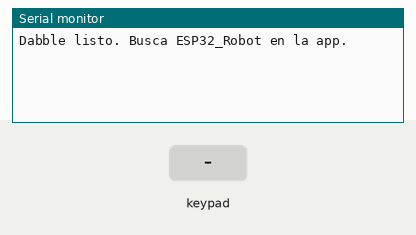
Simulated run of this sketch. Board: ESP32. On the bench: the last lines printed to the serial monitor. The inputs (shaded band) are chosen by the test bench.

Above: at 1.2 s.
1.3 s: key 'U' pressed
At 2.5 s:
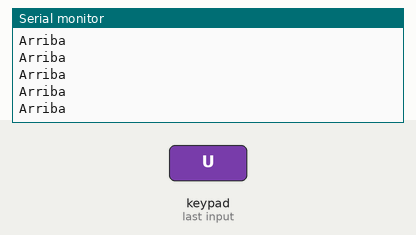
2.8 s: key 'D' pressed
At 4.0 s:
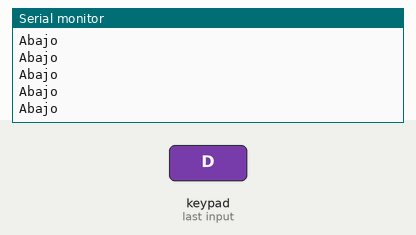
4.3 s: key 'L' pressed
At 5.3 s:
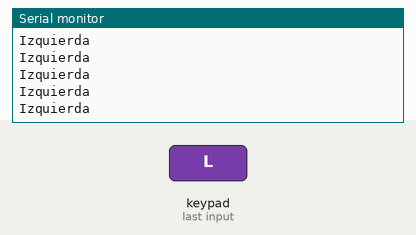
5.8 s: key 'R' pressed
At 7.6 s:
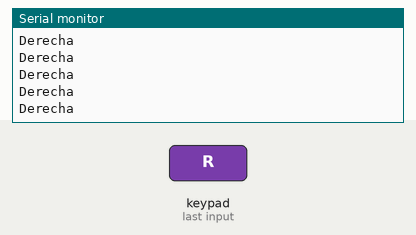

The sketch:

dabble.ino
```cpp
#define CUSTOM_SETTINGS
#define INCLUDE_GAMEPAD_MODULE

#include <DabbleESP32.h>

void setup() {
  Serial.begin(115200);

  Dabble.begin("ESP32_Robot");  // Nombre Bluetooth que verá el celular
  Serial.println("Dabble listo. Busca ESP32_Robot en la app.");
}

void loop() {
  Dabble.processInput();

  if (GamePad.isUpPressed()) {
    Serial.println("Arriba");
  }

  if (GamePad.isDownPressed()) {
    Serial.println("Abajo");
  }

  if (GamePad.isLeftPressed()) {
    Serial.println("Izquierda");
  }

  if (GamePad.isRightPressed()) {
    Serial.println("Derecha");
  }
}
```

Measured:
- after the input at 1.3 s, the serial monitor: prints a new line at once (image 1)
- after the input at 2.8 s, the serial monitor: prints a new line at once (image 2)
- after the input at 4.3 s, the serial monitor: prints a new line at once (image 3)
- after the input at 5.8 s, the serial monitor: prints a new line at once (image 4)
